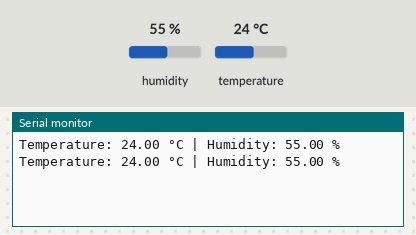
Simulated run of this sketch. Board: Arduino Uno, built with avr-gcc and run on an emulated ATmega328P. Shown: the last lines printed to the serial monitor. Inputs (shaded band) come from the test bench; at power-on: humidity 55 %, temperature 24 °C.

Above: at 2.8 s.
2.9 s: humidity set to 22 %
At 4.8 s:
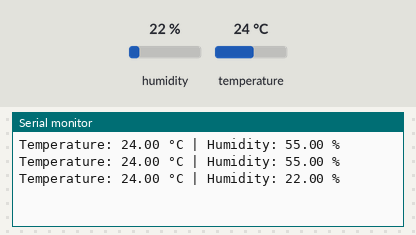
5.6 s: temperature set to 12 °C
At 7.2 s:
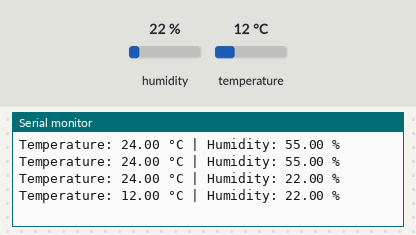
8.3 s: humidity set to 40 %
At 10.9 s:
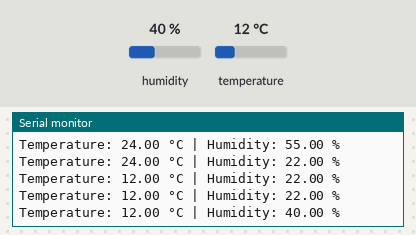
Timing chart, 0 to 12.4 s (numbered marks = the images above; inputs shaded):
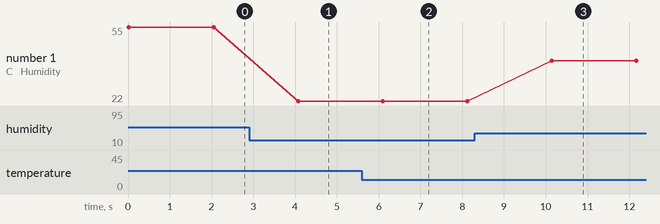

The sketch:

DHT11.ino
```cpp
#include "DHT.h"

#define DHTPIN 2        // GPIO where DHT is connected
#define DHTTYPE DHT11    // DHT 11

DHT dht(DHTPIN, DHTTYPE);

void setup() {
  Serial.begin(115200);
  dht.begin();
}

void loop() {
  float humidity = dht.readHumidity();
  float temperature = dht.readTemperature();

  if (isnan(humidity) || isnan(temperature)) {
    Serial.println("Failed to read from DHT sensor!");
    return;
  }

  Serial.print("Temperature: ");
  Serial.print(temperature);
  Serial.print(" °C | Humidity: ");
  Serial.print(humidity);
  Serial.println(" %");

  delay(2000); // Delay between reads
}
```

Measured:
- after the input at 2.9 s, the serial monitor: prints a new line after 1.2 s (image 1)
- after the input at 5.6 s, the serial monitor: prints a new line after 0.50 s (image 2)
- after the input at 8.3 s, the serial monitor: prints a new line after 1.8 s (image 3)
- plotted number 1: 55 → 22 after the input at 2.9 s, 22 → 40 after the input at 8.3 s
